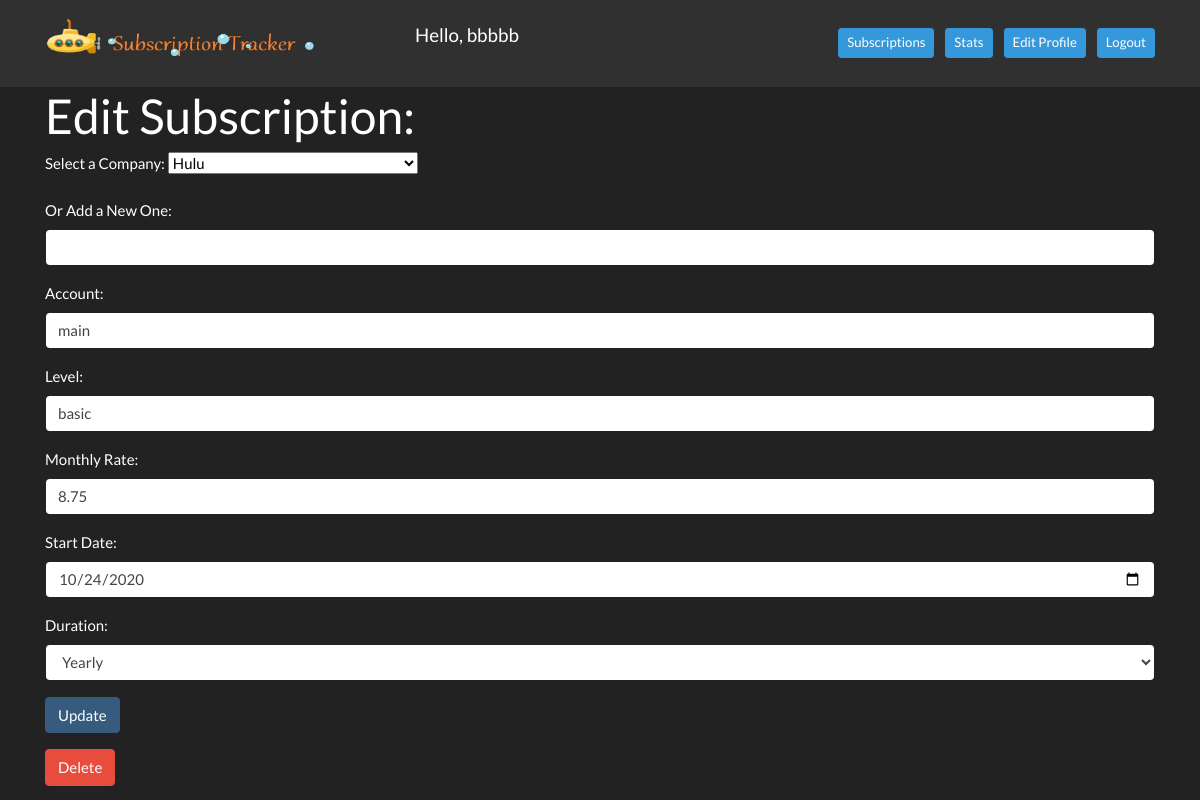
Before: /edit_subscription/4 (signed in) with the older database file.
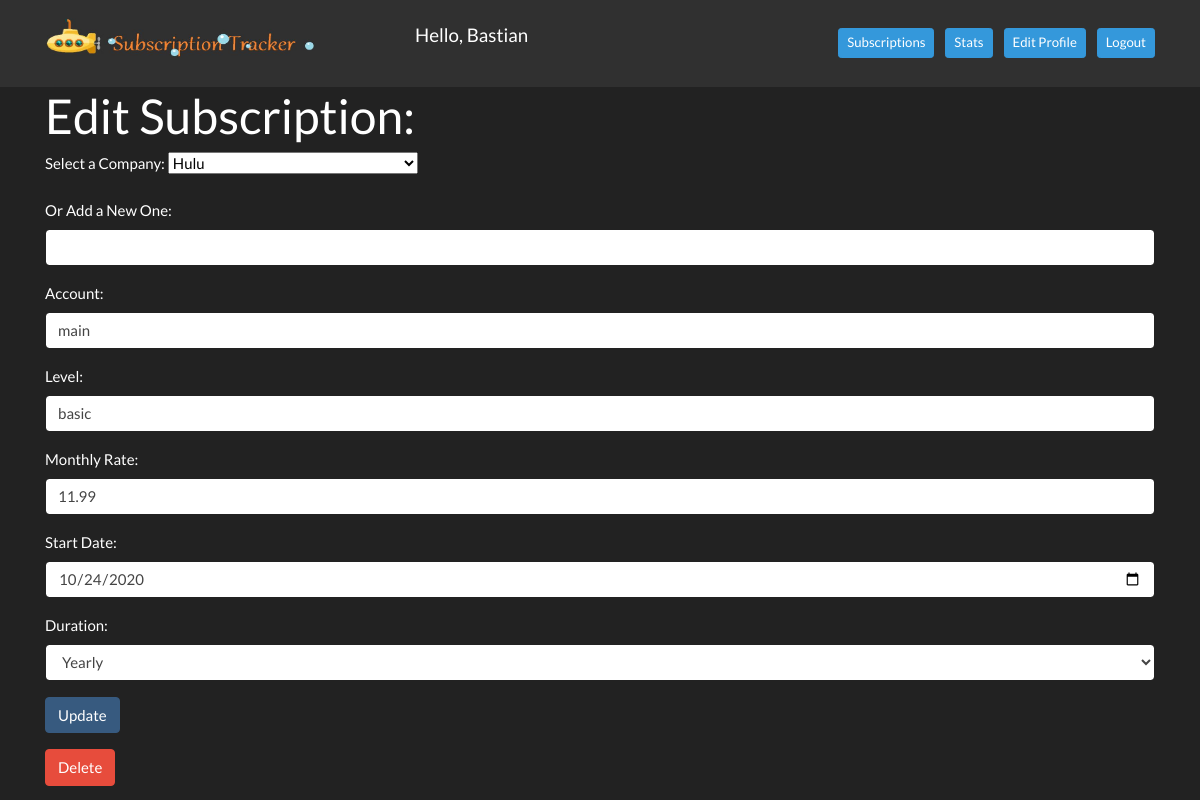
After: the same page with the newer database file.
### group_app/models.py (models this page shows)
class User(models.Model):
    first_name = models.CharField(max_length=255)
    last_name = models.CharField(max_length=255)
    email = models.EmailField(max_length=255)
    password = models.CharField(max_length=255)
    updated_at = models.DateTimeField(auto_now=True)
    created_at = models.DateTimeField(auto_now_add = True)
    objects = UserManager()

class Subscription(models.Model): #company's / user's subscriptions
    user = models.ForeignKey(
        User,
        related_name = "subscriptions",
        on_delete = models.CASCADE
    )
    company = models.ForeignKey(
        Company,
        related_name = "company_subscriptions",
        on_delete = models.CASCADE
    )
    account = models.CharField(max_length = 255) #for different accounts from same company
    level = models.CharField(max_length = 255) # for premium, basic, first tier etc
    monthly_rate = models.DecimalField(decimal_places=2, max_digits=9)
    start_date = models.DateField()#can be selected from a clickable calender to deal with formatting
    renew_by_date = models.DateField(null=True, blank=True)
    duration = models.CharField(max_length = 255) #can select from dropdown? auto-renew, 12-month, etc
    updated_at = models.DateTimeField(auto_now=True)
    created_at = models.DateTimeField(auto_now_add = True)
    objects = SubscriptionManager()#use to validate subscription data

class Company(models.Model): #one-to-many with photos, subscriptions
    company_name = models.CharField(max_length=255)
    entered_by_admin = models.BooleanField(default=False)
    url = models.TextField(null=True, blank=True)#made text field in case urls are very long
    image_src = models.TextField(default="no_img_available.jpg", null=True, blank=True)#made text field in case img urls are very long
    image_alt = models.CharField(default="no image available",max_length=255, null=True, blank=True)
    updated_at = models.DateTimeField(auto_now=True)
    created_at = models.DateTimeField(auto_now_add = True)

### group_app/views.py (the view)
# urls.py: path('edit_subscription/<int:subscription_id>', views.edit_subscription),
def edit_subscription(request, subscription_id):
    if 'user_id' in request.session:
        logged_user = User.objects.get(id=request.session['user_id'])
        subscription_to_edit = Subscription.objects.get(id=subscription_id)
        if subscription_to_edit.user == logged_user:
            all_companies = Company.objects.filter(entered_by_admin=True).order_by("company_name")
            context = {
                'logged_user': logged_user,
                'subscription_to_edit': subscription_to_edit,
                'all_companies': all_companies,
            }
            return render(request, "editSubscription.html", context)
        return redirect("/subscriptions/sd/1")
    return redirect("/")

### group_app/templates/editSubscription.html (shortened to what this page needs)
<!DOCTYPE html>
<head>
    {% load static %}
    <link rel="stylesheet" href="https://cdn.jsdelivr.net/npm/bootswatch@4.5.2/dist/darkly/bootstrap.min.css">
</head>
<body>
    <nav class="navbar navbar-expand-lg navbar-dark bg-dark">
        <div class="container">
            <a href="/subscriptions/sd/1">
                <img id="logo"
                src="{% static '/img/logo_dark_grey_bg.png' %}"
                alt="subscription tracker logo"
                    style="width:270px;height:50px; padding-bottom: 10px; margin-right: 100px;">
            </a>
            <p class="navbar-brand" >Hello, {{ logged_user.first_name }}</p>
            <div class="collapse navbar-collapse" id="navbarText">
                <span class="navbar-text">
                        <a href="/subscriptions/sd/1" role="button"
                        class="btn btn-sm btn-info ml-2 text-white">Subscriptions</a>
                        <a href="/stats/{{ logged_user.subscriptions.first.id }}" role="button"
                        class="btn btn-sm btn-info ml-2 text-white">Stats</a>
                        <a href="/user_account" role="button"
                        class="btn btn-sm btn-info ml-2 text-white">Edit Profile</a>
                        </a> <a href="/logout" role="button"
                        class="btn btn-sm btn-info ml-2 text-white">Logout</a>
                </span>
            </div>
        </div>
    </nav>
    <div class="container">
        <h1>Edit Subscription:</h1>
        <form action="/process_edit_subscription/{{ subscription_to_edit.id }}" method="POST">
            {% if subscription_to_edit.company.entered_by_admin %}
                <div class="form-group">
                    <label for='company_id'>Select a Company:</label>
                    <select name="company_id">
                        <option value="{{ subscription_to_edit.company.id }}">{{ subscription_to_edit.company.company_name }}</option>
                    </select>
                </div>
                <div class="form-group">
                    <label for='company_name'>Or Add a New One:</label>
                    <input type="text" name="company_name" id='company_name' class='form-control'>
                </div>
            {% endif %}
            <div class="form-group">
                <label for='account'>Account:</label>
                <input type="text" name="account" id='account' class='form-control' value="{{ subscription_to_edit.account }}">
            </div>
            <div class="form-group">
                <label for='level'>Level:</label>
                <input type="text" name="level" id='level' class='form-control' value="{{ subscription_to_edit.level }}">
            </div>
            <div class="form-group">
                <label for='monthly_rate'>Monthly Rate:</label>
                <input type="text" name="monthly_rate" id='monthly_rate' class='form-control' value="{{ subscription_to_edit.monthly_rate }}">
            </div>
            <div class="form-group">
                <label for='start_date'>Start Date:</label>
                <input type="date" name="start_date" id='start_date' class='form-control' value="{{ subscription_to_edit.start_date|date:"Y-m-d"  }}">
            </div>
            <div class="form-group">
                <label for='duration'>Duration:</label>
                <select name="duration" id='duration' class='form-control'>
                    <option value="{{ subscription_to_edit.duration }}">{{ subscription_to_edit.duration }}</option>
                </select>
            </div>
            <div class="form-group">
                <button class='btn btn-primary' type="submit">Update</button>
            </div>
        </form>
        <form action="/delete_subscription" method="POST">
            <button type="submit" class="btn btn-danger">Delete</button>
        </form>
    </div>
</body>
</html>

Changed rows visible on the page:
changed User: first_name "bbbbb" → "Bastian"
changed Subscription "main": monthly_rate "8.75" → "11.99"
